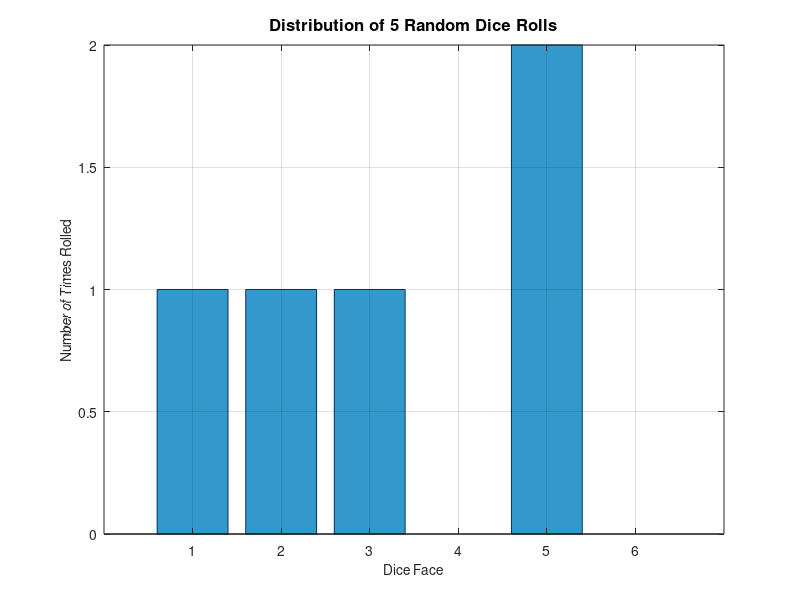

This figure's MATLAB source:
% Visual Dice Roller Simulator
clear; clc; close all;
warning('off', 'all'); % Suppress toolkit and graphics warnings

fprintf('--- Welcome to the Visual Dice Roller! ---\n');

% 1. Ask the user how many times they want to roll the die
rolls = input('Enter the number of times to roll the die (e.g., 1000): ');

% Check for valid input
if isempty(rolls) || rolls <= 0
    fprintf('Invalid number. Defaulting to 1000 rolls.\n');
    rolls = 1000;
end

% 2. Simulate rolling a 6-sided die
results = randi(6, rolls, 1);

% 3. Count how many times each face (1 to 6) appeared
counts = zeros(1, 6);
for face = 1:6
    counts(face) = sum(results == face);
end

% 4. Print the text results in the terminal
fprintf('\n--- Results Summary ---\n');
for face = 1:6
    percentage = (counts(face) / rolls) * 100;
    fprintf('Face %d: %d times (%.2f%%)\n', face, counts(face), percentage);
end

% 5. Create the Visual Bar Chart
figure('Name', 'Dice Roller Statistics');
bar(1:6, counts, 'FaceColor', [0.2 0.6 0.8], 'EdgeColor', [0 0.2 0.4]);

% Customize the chart appearance
grid on;
title(sprintf('Distribution of %d Random Dice Rolls', rolls), 'FontSize', 12);
xlabel('Dice Face', 'FontSize', 10);
ylabel('Number of Times Rolled', 'FontSize', 10);
set(gca, 'XTick', 1:6); 

% 6. Keep the chart window open until user presses enter
fprintf('\nPress Enter in the terminal to close the chart window...\n');
pause;
